Frame 1 (no input): blank canvas, image omitted
Frame 60 (the mouse pressed at the canvas centre just before this capture): blank canvas, image omitted
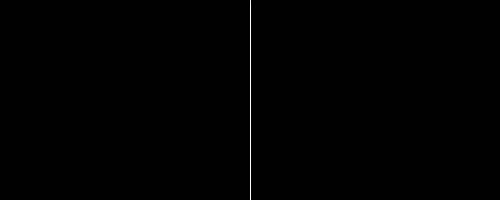
Frame 120 (the mouse held since frame 60 and released just before this capture)

The Processing sketch whose frames 1 and 60 were blank and that drew this single picture after the mouse press (run headless with seeded random() and noise(); from frame 60 on, the mouse is pressed at the canvas centre):

// Processing sketch: _10_arrays_save_clicks
// ── _10_arrays_save_clicks.pde
int[] xclicks = new int[10];
int count = 0;

void setup() {
  size(500, 200);
  smooth();
}

void draw() {
  background(0);
  stroke(255);
  for (int i=0; i<count; i++) {
    line(xclicks[i], 0, xclicks[i], height);  
  }
}

void mousePressed() {
  xclicks[count] = mouseX;
  count++;
  if (count > xclicks.length-1) {
    count = 0;
  }
}
